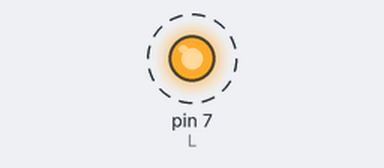
Bench run of a sketch on a simulated Arduino Uno, built with avr-gcc and run on an emulated ATmega328P. Shown: output pins drawn as LEDs (lit = HIGH). Dashed ring = blinking.

Above: at 0.2 s.
Timing chart, 0 to 3.0 s (numbered marks = the images above):
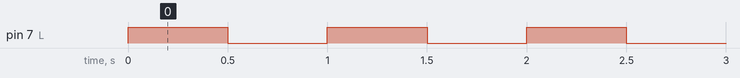

Measured:
- by itself, pin 7 (L): alternates HIGH for 0.50 s and LOW for 0.50 s

The sketch:

Etape1.ino
```cpp
int L = 7; //variable pour le numéro du pin utilisé

void setup()
{
    pinMode(L,OUTPUT); //le pin 13 en mode sortie de courant
}

void loop()
{
    digitalWrite(L,HIGH); // on passe le pin à +5V
    delay (500);
    digitalWrite(L,LOW); // on passe le pin à 0V
    delay(500);
}
```
